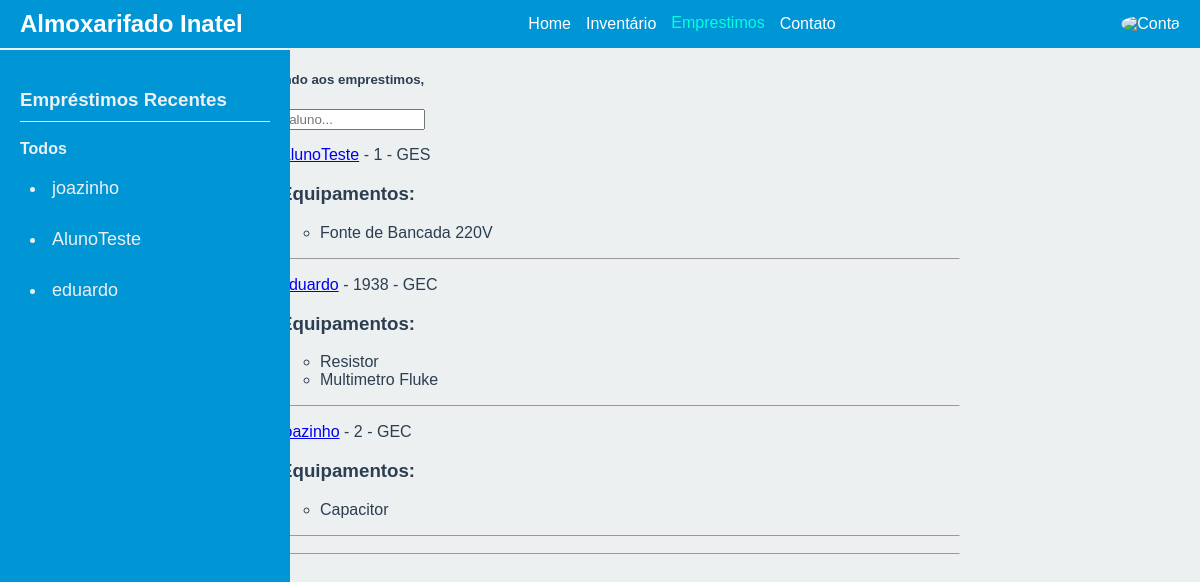
Page /emprestimos/ on the committed database.
### autenticacao/models.py (models this page shows, shortened)
class Aluno(models.Model):
    user = models.OneToOneField(User, on_delete=models.CASCADE, primary_key=True)
    matricula = models.IntegerField(unique=True)
    curso = models.CharField(max_length=50)

class User(AbstractUser):
    name = models.CharField(max_length=200, null=True)
    email= models.EmailField(unique=True, null=True)
    is_aluno = models.BooleanField(default=False)
    is_funcionario =models.BooleanField(default=False)
    USERNAME_FIELD = 'email'
    REQUIRED_FIELDS = []

### emprestimos/models.py (models this page shows, shortened)
class Emprestimo(models.Model):
    id = models.BigAutoField(primary_key=True, unique=True)
    estado = models.CharField(max_length=50)
    data_de_retirada = models.DateField(verbose_name='Data de Retirada')
    data_de_devolucao = models.DateField(verbose_name='Data de Devolução')
    aluno = models.ForeignKey(Aluno, on_delete=models.PROTECT)
    funcionario = models.ForeignKey(Funcionario, on_delete=models.PROTECT)

### inventario/models.py (models this page shows, shortened)
class Equipamento(models.Model):
    id = models.IntegerField(primary_key=True, unique=True)
    nome = models.CharField(max_length=50)
    descricao = models.CharField(max_length=500,verbose_name='Descrição')
    emprestimo = models.ForeignKey(Emprestimo, on_delete=models.SET_DEFAULT, default=None, blank=True, null=True)

class Emprestimo_has_components(models.Model):
    emprestimo = models.ForeignKey(Emprestimo, on_delete=models.CASCADE)
    componente = models.ForeignKey(Componente, on_delete=models.PROTECT)
    quantidade = models.IntegerField()

class Componente(models.Model):
    id = models.AutoField(primary_key=True, unique=True)
    nome = models.CharField(max_length=50)
    unidade_de_medida = models.CharField(max_length=50, verbose_name='Unidade de Medida')
    valor = models.DecimalField(decimal_places=4, max_digits=16)
    localizacao = models.CharField(max_length=50, verbose_name='Localização')

### emprestimos/views.py (the view)
# urls.py: path('',EmprestimoView, name='emprestimo'),
def EmprestimoView(request):
    q = request.GET.get('q') if request.GET.get('q') is not None else ''
    alunos = Aluno.objects.filter(Q(user__username__icontains=q))[:8]
    emprestimos = Emprestimo.objects.all().order_by('-id')
    equipamentos = Equipamento.objects.filter(emprestimo__in=emprestimos)
    componentes = Emprestimo_has_components.objects.filter(emprestimo__in=emprestimos)
    alunos_com_emprestimos = Aluno.objects.filter(emprestimo__isnull=False).distinct()
    alunos_com_emprestimos = sorted(alunos_com_emprestimos, key=lambda aluno: aluno.emprestimo_set.order_by('-id').first().id, reverse=True)
    context = {
        'alunos': alunos,
        'equipamentos': equipamentos,
        'emprestimos': emprestimos,
        'componentes': componentes,
        'alunos_com_emprestimos': alunos_com_emprestimos,
    }
    return render(request, 'emprestimos_almoxarife.html', context)

### emprestimos/templates/emprestimos_almoxarife.html (shortened to what this page needs)
{% extends "base.html" %}
{% block content %}
<div class="emprestimos-container">
    <div>
        {% include 'componente_emprestimo_recente.html' %}
    </div>
    <div>
        <h5>Bem vindo aos emprestimos, {{ user.username }}</h5>
        {% include 'navbar.html' %}
        {% include 'componente_feed.html' %}
    </div>
</div>
{% endblock content %}

### emprestimos/templates/componente_emprestimo_recente.html (shortened to what this page needs)
<head>
</head>
<body>
    <div class="sidebar">
        <h3>Empréstimos Recentes</h3>
        <div class="link-container">
            <a href="{% url 'emprestimo' %}">Todos</a>
        </div>
        {% for aluno in alunos_com_emprestimos %}
        <div class="aluno-link">
            <li><a href="{% url 'detalhes' pk=aluno.matricula %}">{{ aluno.user.username }}</a></li>
        </div>
        {% endfor %}
    </div>
</body>

### emprestimos/templates/componente_feed.html
<div>
    {% for aluno in alunos %}
    <div>
        <ul>
            {% for emprestimo in emprestimos %}
                {% if emprestimo.aluno == aluno %}
                    <li><a href="{% url 'detalhes' pk=aluno.matricula %}">{{ aluno.user.username }}</a> - {{aluno.matricula}} - {{aluno.curso}}</li>
                    <h3>Equipamentos:</h3>
                    <ul>
                        {% for componente in componentes %}
                            {% if componente.emprestimo == emprestimo %}
                                <li>{{ componente.componente.nome }}</li>
                            {% endif %}
                        {% endfor %}
                        {% for equipamento in equipamentos %}
                            {% if equipamento.emprestimo == emprestimo %}
                                <li>{{ equipamento.nome }}</li>
                            {% endif %}
                        {% endfor %}
                    </ul>
                {% endif %}
            {% endfor %}
        </ul>
        <hr>
    </div>
    {% endfor %}
</div>

### static/css/base.css (style rules this page uses)
body { font-family: Nunito sans, sans-serif; flex-direction: column; min-height: 100vh; margin: 0; padding: 0; background-color: #f0f8ff; }

### emprestimos/templates/emprestimos_almoxarife.html (style rules this page uses)
.emprestimos-container { display: grid; grid-template-columns: 1fr 3fr 1fr; margin-top: 40px; }

### emprestimos/templates/componente_emprestimo_recente.html (style rules this page uses)
body { font-family: Arial, sans-serif; background-color: #ecf0f1; color: #2c3e50; margin: 0; padding: 0; }
.sidebar { width: 250px; background-color: #0096d6; color: #ecf0f1; padding: 20px; position: fixed; height: 100%; }
.sidebar h3 { border-bottom: 1px solid #ecf0f1; padding-bottom: 10px; }
.sidebar .link-container { margin-bottom: 10px; }
.sidebar .link-container a { text-decoration: none; color: #ecf0f1; font-weight: bold; }
.sidebar .aluno-link { background-color: #0096d6; padding: 10px; margin-bottom: 10px; border-radius: 5px; }
.sidebar .aluno-link a { text-decoration: none; color: #ecf0f1; font-size: 18px; }

### rows in the picture
Aluno: user.username "joazinho", matricula "2", curso "GEC"
Aluno: user.username "AlunoTeste", matricula "1", curso "GES"
Aluno: user.username "eduardo", matricula "1938", curso "GEC"
Equipamento: nome "Fonte de Bancada 220V"
Emprestimo_has_components: componente.nome "Resistor"
Equipamento: nome "Multimetro Fluke"
Emprestimo_has_components: componente.nome "Capacitor"
